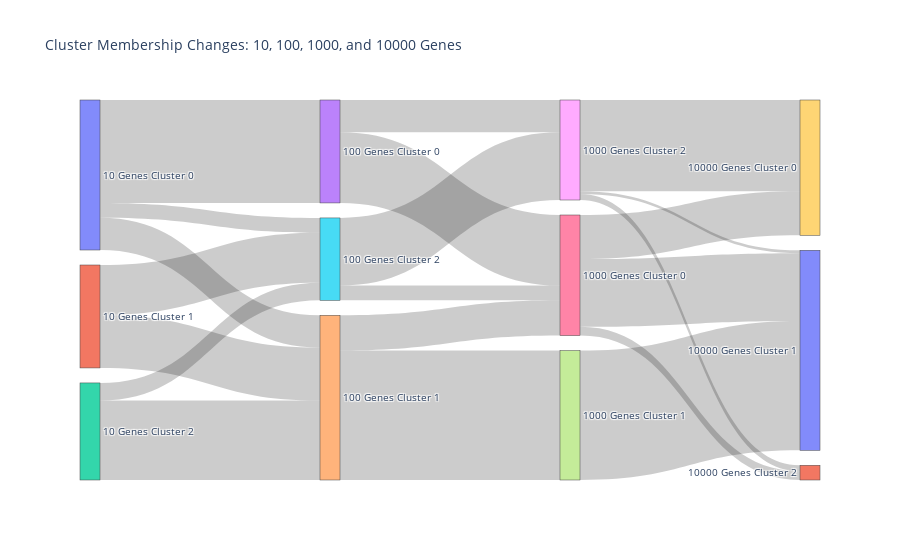

This figure's notebook cell:
### Markdown cell above
## Compare Clustering Results Using Chi-Squared Tests

### Code cell
import pandas as pd
import numpy as np
import plotly.graph_objects as go

# Define the gene counts you want to compare
gene_counts = [10, 100, 1000, 10000]

# Initialize empty lists for sources, targets, values, and labels
sources = []
targets = []
values = []
labels = []

# Create a global label index to avoid duplicate label names
label_dict = {}

# Keep track of how many labels we have so far
current_label_idx = 0

# Loop through consecutive pairs of gene counts and generate transition counts
for i in range(len(gene_counts) - 1):
    n_genes1 = gene_counts[i]
    n_genes2 = gene_counts[i + 1]

    # Get the clustering labels for each gene count
    labels1 = clustering_results[n_genes1]
    labels2 = clustering_results[n_genes2]

    # Create a DataFrame for the Sankey plot
    sankey_df = pd.DataFrame({
        'Source': labels1,
        'Target': labels2
    })

    # Count the transitions
    transition_counts = sankey_df.groupby(['Source', 'Target']).size().reset_index(name='Count')

    # Define unique labels for source and target clusters
    source_labels = [f'{n_genes1} Genes Cluster {i}' for i in np.unique(labels1)]
    target_labels = [f'{n_genes2} Genes Cluster {i}' for i in np.unique(labels2)]
    
    # Add new labels to the global dictionary and assign them an index
    for label in source_labels + target_labels:
        if label not in label_dict:
            label_dict[label] = current_label_idx
            current_label_idx += 1

    # Map the clusters to the indices for plotting
    transition_counts['Source_Idx'] = transition_counts['Source'].map(lambda x: label_dict[f'{n_genes1} Genes Cluster {x}'])
    transition_counts['Target_Idx'] = transition_counts['Target'].map(lambda x: label_dict[f'{n_genes2} Genes Cluster {x}'])

    # Append sources, targets, and values to the global lists
    sources += list(transition_counts['Source_Idx'])
    targets += list(transition_counts['Target_Idx'])
    values += list(transition_counts['Count'])

# Extract labels for the plot
labels = list(label_dict.keys())

# Create the Sankey plot
fig = go.Figure(data=[go.Sankey(
    node=dict(
        pad=15,
        thickness=20,
        label=labels
    ),
    link=dict(
        source=sources,
        target=targets,
        value=values
    ))])

# Update layout with a meaningful title
fig.update_layout(title_text="Cluster Membership Changes: 10, 100, 1000, and 10000 Genes", font_size=10)
fig.show()

### Figure 1 — Plotly figure (JSON) as saved in the notebook; plotly's stock layout.template omitted (floating-point values rounded to 4 significant figures)
{"data": [{"link": {"source": [0, 0, 0, 1, 1, 2, 2, 3, 3, 4, 4, 5, 5, 6, 6, 6, 7, 8, 8, 8], "target": [3, 4, 5, 4, 5, 4, 5, 6, 8, 6, 7, 6, 8, 9, 10, 11, 10, 9, 10, 11], "value": [35, 11, 5, 18, 17, 27, 6, 24, 11, 12, 44, 5, 23, 15, 23, 3, 44, 31, 1, 2]}, "node": {"label": ["10 Genes Cluster 0", "10 Genes Cluster 1", "10 Genes Cluster 2", "100 Genes Cluster 0", "100 Genes Cluster 1", "100 Genes Cluster 2", "1000 Genes Cluster 0", "1000 Genes Cluster 1", "1000 Genes Cluster 2", "10000 Genes Cluster 0", "10000 Genes Cluster 1", "10000 Genes Cluster 2"], "pad": 15, "thickness": 20}, "type": "sankey"}], "layout": {"font": {"size": 10}, "title": {"text": "Cluster Membership Changes: 10, 100, 1000, and 10000 Genes"}}}
